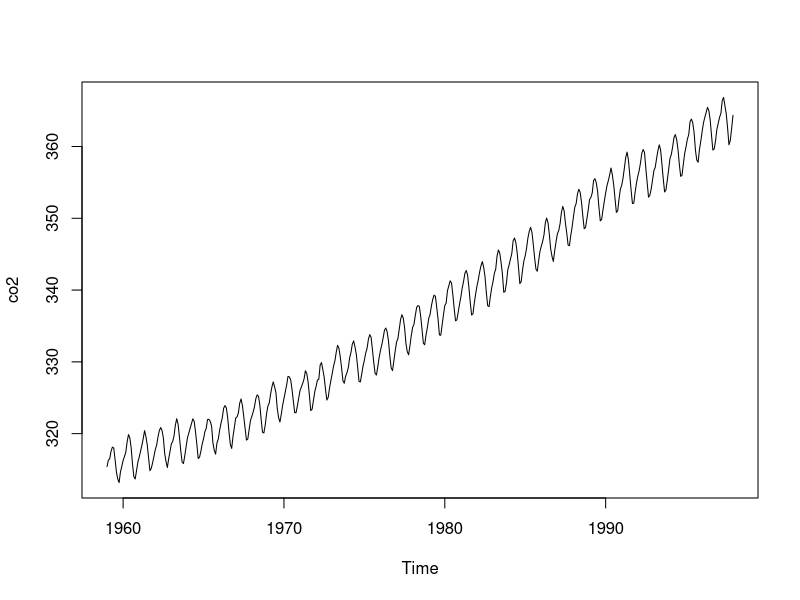
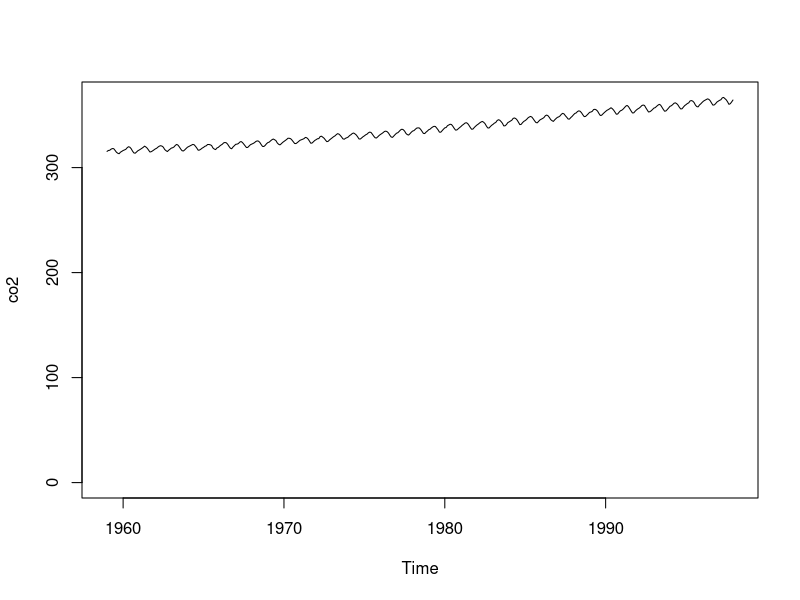
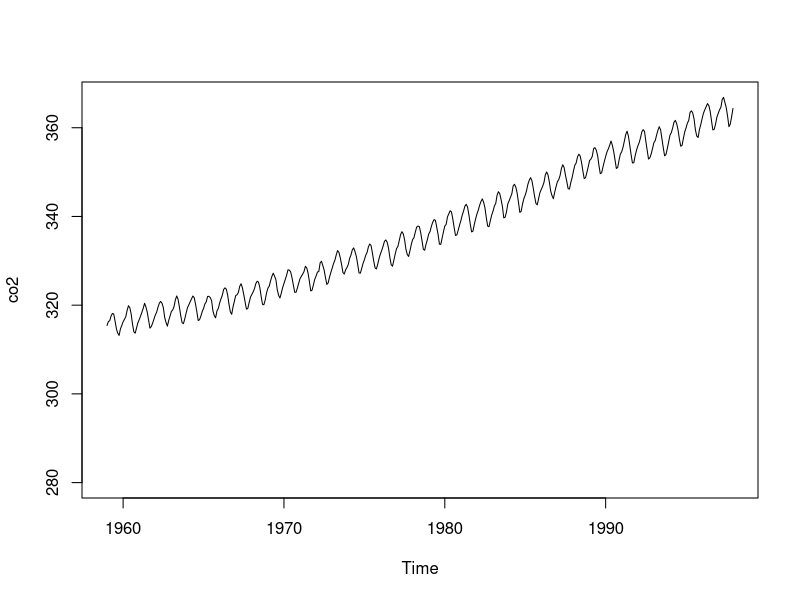
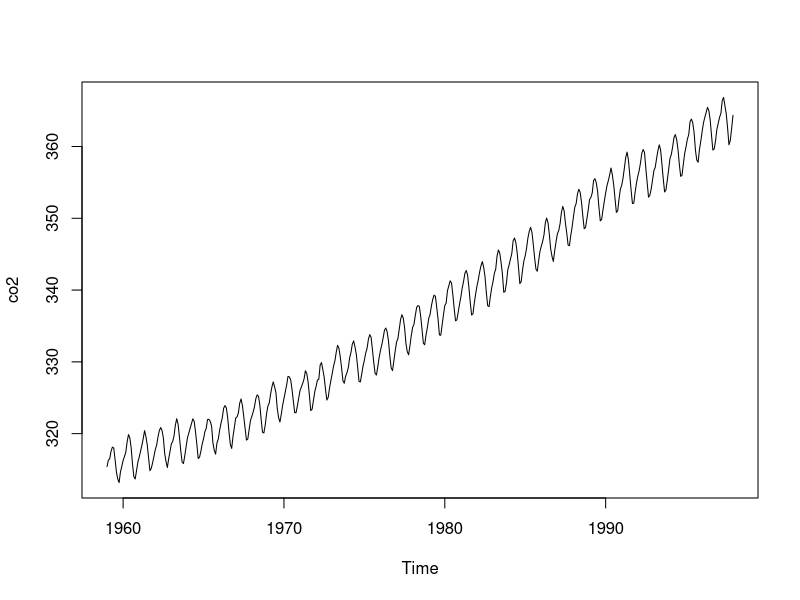
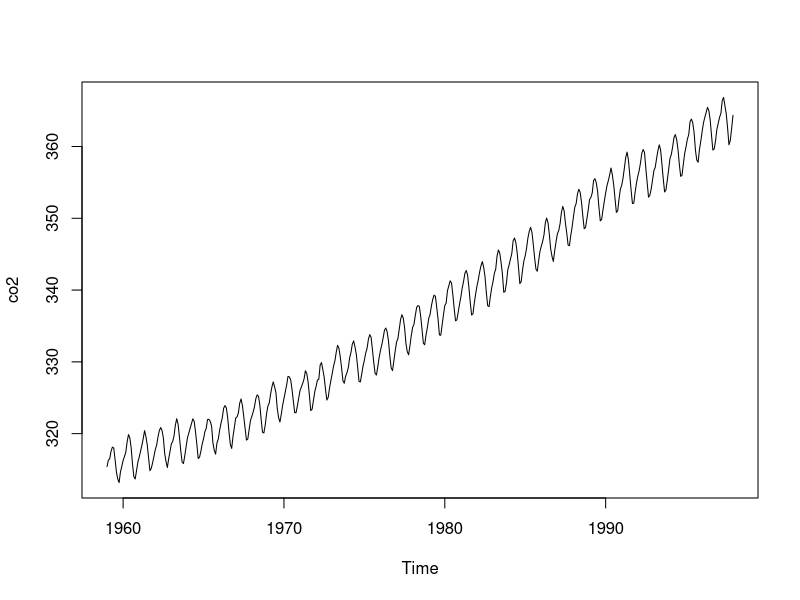

Source code (R) for these figures, in order:
## ---- chunk 1
plot(co2)
## ---- chunk 2
plot(co2, ylim=c(0, max(co2)))
## ---- chunk 3
plot(co2, ylim=c(280, max(co2)))
## ---- chunk 4
# Forcing the plot to be wider than it is tall
plot(co2)
## ---- chunk 5
# Forcing the plot to be square-ish
plot(co2)
